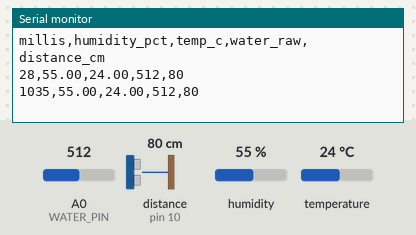
A sketch run on a simulated Arduino Uno, built with avr-gcc and run on an emulated ATmega328P. On the bench: the last lines printed to the serial monitor. Wiring (inferred from the names in the program): ultrasonic range finder: trigger pin 9; echo pin 10. The test bench sets the inputs (shaded band); at power-on: distance to the obstacle (sensor on pin 10) 80 cm, humidity 55 %, A0 (WATER_PIN) = 512, temperature 24 °C. The echo pulse lasts 58.3 µs per cm.

Above: at 1.8 s.
1.9 s: distance to the obstacle (sensor on pin 10) set to 2 cm
At 3.3 s:
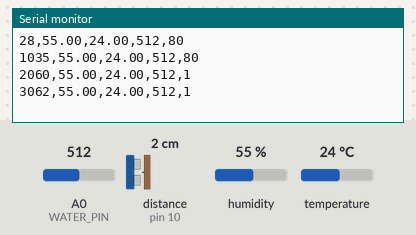
3.4 s: humidity set to 22 %
At 4.7 s:
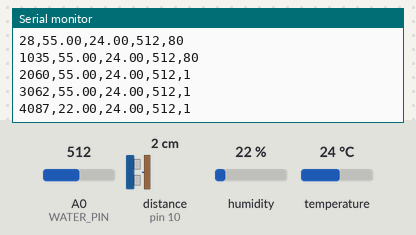
4.9 s: A0 (WATER_PIN) set to 716
At 5.9 s:
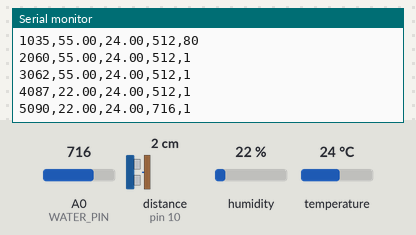
6.4 s: temperature set to 12 °C
At 7.6 s:
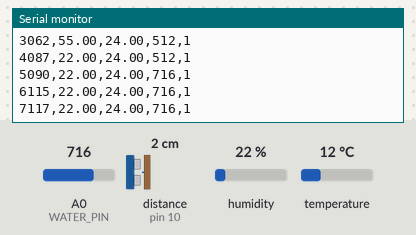
7.9 s: distance to the obstacle (sensor on pin 10) set to 4 cm
At 9.3 s:
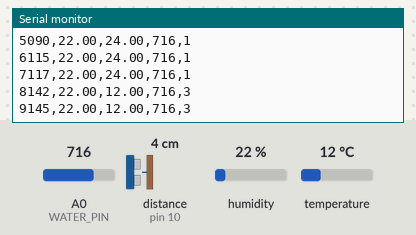
9.4 s: A0 (WATER_PIN) set to 992
At 10.6 s:
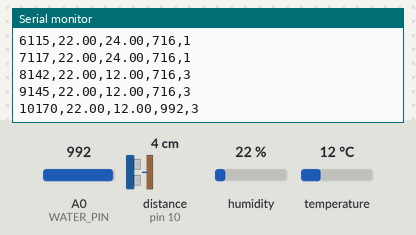
Timing chart, 0 to 11.9 s (numbered marks = the images above; inputs shaded):
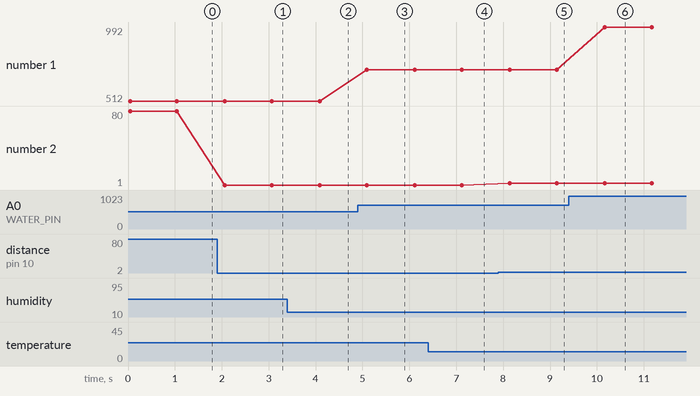

The sketch:

moisture_wand.ino
```cpp
/*
 * Watermark moisture wand (Arduino Uno, from the RenoScout build).
 *
 * Mounted low on the rover's nose. Three parts from the Smraza kit:
 *   - DHT11 temperature/humidity     -> room conditions at the water's edge
 *   - Water-level sensor (analog)    -> the STOP: the rover halts when this reads wet
 *   - HC-SR04 ultrasonic             -> distance to whatever is ahead
 *
 * Prints one CSV line per second over USB serial, read by rover/wand.py:
 *   millis,humidity_pct,temp_c,water_raw,distance_cm
 *
 * Library: "DHT sensor library" by Adafruit (Library Manager).
 * Wiring:  DHT11 data -> D2   Water sensor S -> A0   HC-SR04 TRIG -> D9, ECHO -> D10
 * All grounds common. The water sensor's probe hangs 2 to 3 mm above the floor.
 */
#include <DHT.h>

#define DHT_PIN   2
#define DHT_TYPE  DHT11
#define WATER_PIN A0
#define TRIG_PIN  9
#define ECHO_PIN  10

DHT dht(DHT_PIN, DHT_TYPE);

void setup() {
  Serial.begin(9600);
  dht.begin();
  pinMode(WATER_PIN, INPUT);
  pinMode(TRIG_PIN, OUTPUT);
  pinMode(ECHO_PIN, INPUT);
  Serial.println("millis,humidity_pct,temp_c,water_raw,distance_cm");
}

long readDistanceCm() {
  digitalWrite(TRIG_PIN, LOW);
  delayMicroseconds(2);
  digitalWrite(TRIG_PIN, HIGH);
  delayMicroseconds(10);
  digitalWrite(TRIG_PIN, LOW);
  long dur = pulseIn(ECHO_PIN, HIGH, 30000UL);  // 30 ms timeout (~5 m)
  return dur == 0 ? -1 : dur / 58;               // us -> cm
}

void loop() {
  float h = dht.readHumidity();
  float t = dht.readTemperature();
  int water = analogRead(WATER_PIN);
  long dist = readDistanceCm();

  Serial.print(millis());              Serial.print(",");
  Serial.print(isnan(h) ? -1 : h);     Serial.print(",");
  Serial.print(isnan(t) ? -99 : t);    Serial.print(",");
  Serial.print(water);                 Serial.print(",");
  Serial.println(dist);
  delay(1000);
}
```

Measured:
- after the input at 1.9 s, the serial monitor: prints a new line after 0.16 s (image 1)
- after the input at 3.4 s, the serial monitor: prints a new line after 0.69 s (image 2)
- after the input at 4.9 s, the serial monitor: prints a new line after 0.19 s (image 3)
- after the input at 7.9 s, the serial monitor: prints a new line after 0.24 s (image 5)
- after the input at 9.4 s, the serial monitor: prints a new line after 0.77 s (image 6)
- plotted number 1: 512 → 716 after the input at 4.9 s, 716 → 992 after the input at 9.4 s
- plotted number 2: 80 → 1 after the input at 1.9 s, 1 → 3 after the input at 7.9 s
